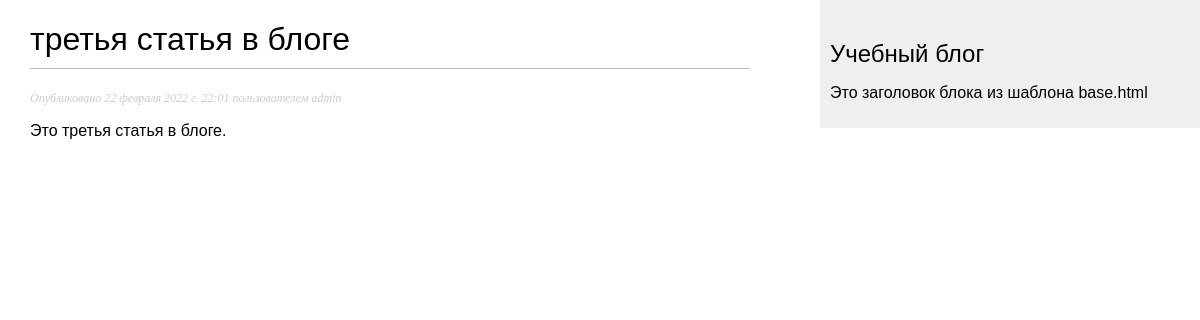
The app's page /2022/2/22/tretya-statya-v-bloge/ with its own data.
### blog/models.py (models this page shows, shortened)
class Post(models.Model):
    STATUS_CHOICES = (
                        ('draft', 'Draft'),
                        ('published', 'Published'),
    )
    title = models.CharField(max_length=250)
    slug = models.SlugField(max_length=250, unique_for_date='publish')
    author = models.ForeignKey(User, on_delete=models.CASCADE, related_name='blog_posts')
    body = models.TextField()
    publish = models.DateTimeField(default=timezone.now)
    created = models.DateTimeField(auto_now_add=True)
    updated = models.DateTimeField(auto_now=True)
    status = models.CharField(max_length=10, choices=STATUS_CHOICES, default='draft')
    objects = models.Manager()      # Менеджер по умолчанию.
    published = PublishedManager()  # Наш новый менеджер.
    class Meta:
        ordering = ('-publish',)

### blog/views.py (the view)
# urls.py: path('<int:year>/<int:month>/<int:day>/<slug:post>/', views.post_detail, name='post_detail'),
def post_detail(request, year, month, day, post):
    post = get_object_or_404(Post,
                             slug=post,
                             status='published',
                             publish__year=year,
                             publish__month=month,
                             publish__day=day
                             )
    return render(request, 'blog/post/detail.html', {'post': post})

### templates/blog/post/detail.html (shortened to what this page needs)
{% extends "blog/base.html" %}
{% block content %}
    <h1>{{ post.title }}</h1>
    <p class="date">Опубликовано {{ post.publish }} пользователем {{ post.author }}</p>
    {{ post.body|linebreaks }}
{% endblock %}

### blog/static/css/blog.css (style rules this page uses)
body { margin:0; padding:0; font-family:helvetica, sans-serif; }
h1 { font-weight:normal; border-bottom:1px solid #bbb; padding:0 0 10px 0; }
p.date { color:#ccc; font-family: georgia, serif; font-size: 12px; font-style: italic; }

### records on screen
Post: title "третья статья в блоге", publish "22 февраля 2022 г. 22:01", author "admin", body "Это третья статья в блоге."
